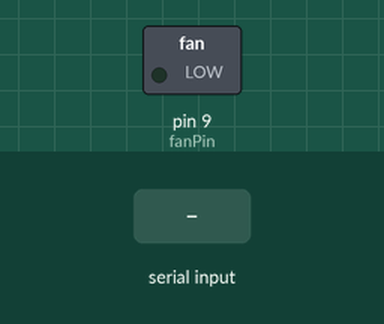
This sketch was run on a simulated Arduino Uno, built with avr-gcc and run on an emulated ATmega328P. Shown: switched loads named in the sketch (green lamp = pin HIGH). Inputs (shaded band) come from the test bench.

Above: at 1.2 s.
1.3 s: "90,45\n" received over Serial
At 2.4 s:
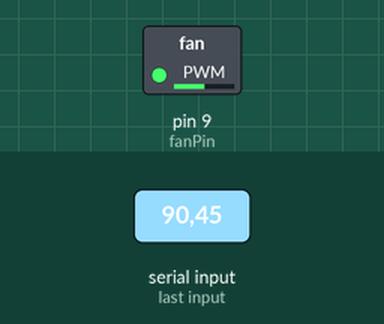
2.8 s: "30,150\n" received over Serial
At 3.5 s:
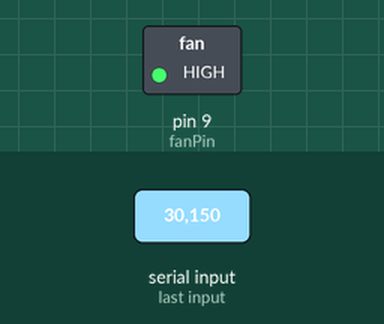
Timing chart, 0 to 5.8 s (numbered marks = the images above; inputs shaded):
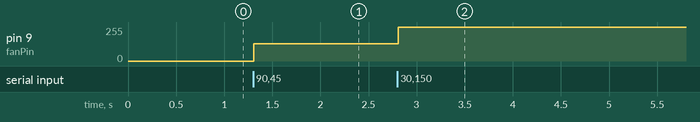

The sketch:

WindSim.ino
```cpp
int fanPin = 9; // PWM pin connected to the fan

void setup() {
  Serial.begin(9600); // Initialize serial communication
  pinMode(fanPin, OUTPUT); // Set the fan pin as an output
  analogWrite(fanPin, 0); // Initialize fan speed to 0 (off)
}

void loop() {
  if (Serial.available() > 0) {
    // Read the speed value from Unity
    float speed = Serial.parseFloat();

    // Map the received speed to a PWM value (0-255)
    int fanSpeed = 0;

    if (speed < 10) {
      // Turn off fan for speeds below 10
      fanSpeed = 0;
    } else if (speed > 100) {
      // Maximum fan speed for speeds above 100
      fanSpeed = 255;
    } else {
      // Linear mapping for speeds between 10 and 100
      fanSpeed = map(speed, 10, 100, 50, 255);
    }

    // Apply the speed to the fan
    analogWrite(fanPin, fanSpeed);

    // Clear any remaining data in the buffer
    while(Serial.available() > 0) {
      Serial.read();
    }
  }
}
```

Measured:
- after the input at 1.3 s, pin 9 (fanPin): 0/255 → 129/255 at once
- after the input at 2.8 s, pin 9 (fanPin): 129/255 → 255/255 at once
